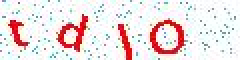
#> input picture python/人工智能进展教务系统验证码CNN识别模型/爬取验证码/captcha_images/0.jpg, 120 x 30 px (shown 2 times larger); its folder holds only this picture in this run
$ python JpgCrop.py
#> lines starting #> are read from the running program, lines starting #| are printed output that depends on the picture; after the words box and inside, x2 and y2 are one past the last pixel; in counts of white or black regions, pixels touching at a corner belong together
### python/人工智能进展教务系统验证码CNN识别模型/训练/JpgPretreat.py
#预处理教务系统验证码原始图片的库
#原图片->灰度化->二值化和降噪->字符切割并归一化
#import sys
from PIL import Image, ImageDraw
import queue
# [4 lines of commented-out code are left out]
import cv2
#import pandas as pd

a=[0,1,2,3]
t2val = {}
def cfs(img):#img此时已经经过去噪，二值化
    """传入二值化后的图片进行连通域分割"""
    pixdata = img.load()#方法load()返回一个用于读取和修改像素的像素访问对象,这个访问对象像一个二维队列
    w,h = img.size
    visited = set() #创建一个集合
    q = queue.Queue() #单向队列，先进先出
    offset = [(-1,-1),(0,-1),(1,-1),(-1,0),(1,0),(-1,1),(0,1),(1,1)]
    x_cuts = []
    y_cuts = []
    for x in range(w):
        for y in range(h):
            x_axis = []
            y_axis = []
            if pixdata[x,y] == 0 and (x,y) not in visited:
                q.put((x,y))#如果(x,y)处像素值为0且其没有被访问过(即不在集合visited中)
                visited.add((x,y))#则将其放入队列q，并且设置为访问过
            while not q.empty():#当队列不空的时候
                x_p,y_p = q.get()#取出最先进入的一个
                for x_offset,y_offset in offset:
                    x_c,y_c = x_p+x_offset,y_p+y_offset
                    if (x_c,y_c) in visited:
                        continue
                    visited.add((x_c,y_c))
                    try:
                        if pixdata[x_c,y_c] == 0:
                            q.put((x_c,y_c))
                            x_axis.append(x_c)
                            y_axis.append(y_c)
                            #y_axis.append(y_c)
                    except:
                        pass
            if x_axis:
                min_x,max_x = min(x_axis),max(x_axis)
                min_y,max_y = min(y_axis),max(y_axis)
                if max_x - min_x >  3:
                    # 宽度小于3的认为是噪点，根据需要修改
                    x_cuts.append((min_x,max_x + 1))
                    y_cuts.append((min_y,max_y + 1))
    return x_cuts,y_cuts


def clearNoise(image, N, Z):
    for i in range(0, Z):
        t2val[(0, 0)] = 1
        t2val[(image.size[0] - 1, image.size[1] - 1)] = 1

        for x in range(1, image.size[0] - 1):
            for y in range(1, image.size[1] - 1):
                nearDots = 0
                L = t2val[(x, y)]
                if L == t2val[(x - 1, y - 1)]:
                    nearDots += 1
                if L == t2val[(x - 1, y)]:
                    nearDots += 1
                if L == t2val[(x - 1, y + 1)]:
                    nearDots += 1
                if L == t2val[(x, y - 1)]:
                    nearDots += 1
                if L == t2val[(x, y + 1)]:
                    nearDots += 1
                if L == t2val[(x + 1, y - 1)]:
                    nearDots += 1
                if L == t2val[(x + 1, y)]:
                    nearDots += 1
                if L == t2val[(x + 1, y + 1)]:
                    nearDots += 1

                if nearDots < N:
                    t2val[(x, y)] = 1#若邻域内与其相等的像素个数很少，则认为是空白点


def saveSmall(SaveDir,file, img, x_cuts,y_cuts):#将分割后的图片保存
    w, h = img.size
    #pixdata = img.load()
    file = file.split('.')[0]#取文件名而忽视后缀
    #print(file)
    for j, item in enumerate(x_cuts): #j为列表索引，item为j对应的值
        if j<4:
            box = (item[0], 0, item[1], 30)#(left, upper, right, lower)，本图片中字母高度不变
            a[j]=img.crop(box)
            # crop() : 从图像中提取出某个矩形大小的图像。它接收一个四元素的元组作为参数，各元素为（left, upper, right, lower），坐标系统的原点（0, 0）是左上角。
            a[j].save('./'+SaveDir+'/'+file+'_'+str(j)+'.png')
            #print(box)
            #img.crop(box).save(outDir+file[j]+'/' + str(i)+'-'+str(j) + ".png")

def twoValue(image, G):#一般比clear_noise先运行
    for y in range(0, image.size[1]):
        for x in range(0, image.size[0]):
            g = image.getpixel((x, y))
            if g > G:
                t2val[(x, y)] = 1
            else:
                t2val[(x, y)] = 0#小于阈值则视作黑色点


def saveImage(size):
    image = Image.new("1", size) #创建一个模式为“1”，尺寸为size的新图像
    draw = ImageDraw.Draw(image)#创建一个可以在给定图像image上绘图的对象draw，在draw上操作，image会被修改

    for x in range(0, size[0]):
        for y in range(0, size[1]):
            draw.point((x, y), t2val[(x, y)])

    return image

# rename and convert to 30*30 size
# [37 lines left out: functions convert, Read_Data, img2list, not called in this run]

### python/人工智能进展教务系统验证码CNN识别模型/训练/JpgCrop.py
#预处理教务系统验证码原始图片，得到分割后的结果
import os
from PIL import Image
from JpgPretreat import twoValue,clearNoise,saveImage,cfs,saveSmall

CAPTCHA_IMAGE_FOLDER = "../爬取验证码/captcha_images"
extracted_letter_images="split_images"

for file in os.listdir(CAPTCHA_IMAGE_FOLDER):
    print(file)
    #image = Image.open('./jpg/3.jpg').convert("L")
    image = Image.open('./'+CAPTCHA_IMAGE_FOLDER+'/'+file).convert("L")#PIL库中Image类的将RGB图像转换为灰度图像的方法
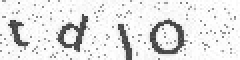
#> image: PIL image 120x30 L (shown 2 times larger); min 48, max 255, mean 227.4
    twoValue(image, 100)#设置阈值100，并二值化
#> after the loop in twoValue, `for y in range(0, image.size[1]):`: t2val = 3600 items
    clearNoise(image, 1, 1)#去除噪声
    image=saveImage(image.size)#将原图片用已经去噪和二值化的图片覆盖
#> in saveImage, `image = Image.new("1", size)`: image: PIL image 120x30 1; every value is 0
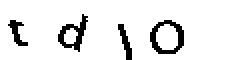
#> image: PIL image 120x30 1 (shown 2 times larger); 90.8% white; black in thin lines or dots, all inside (x1, y1, x2, y2) = (4, 7, 92, 30)
    x,y=cfs(image)#二值化图像分割
#> x = [(5, 14), (29, 44), (59, 66), (75, 92)]; y = [(10, 23), (7, 26), (12, 30), (10, 27)]
    saveSmall(extracted_letter_images, file, image, x,y)#保存分割后的图片
#> the loop in saveSmall, `for j, item in enumerate(x_cuts):` made 4 passes
#> (item, box) on passes 1 to 4: ((5, 14), (5, 0, 14, 30)), ((29, 44), (29, 0, 44, 30)), ((59, 66), (59, 0, 66, 30)), ((75, 92), (75, 0, 92, 30))
#> after the loop in saveSmall, `for j, item in enumerate(x_cuts):`: a = 4 items

print('end')

$ run again, on python/人工智能进展教务系统验证码CNN识别模型/爬取验证码/captcha_images/12.jpg
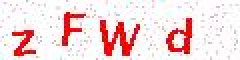
#> input picture python/人工智能进展教务系统验证码CNN识别模型/爬取验证码/captcha_images/12.jpg, 120 x 30 px (shown 2 times larger)
#> `image = Image.open('./'+CAPTCHA_IMAGE_FOLDER+'/'+file).convert("L")#PI..`:
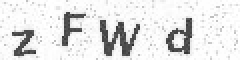
#> image: PIL image 120x30 L (shown 2 times larger); min 45, max 255, mean 226.3
#> after the loop in twoValue, `for y in range(0, image.size[1]):`: t2val = 3600 items
#> `image=saveImage(image.size)#将原图片用已经去噪和二值化的图片覆盖`:
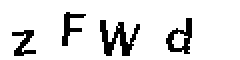
#> image: PIL image 120x30 1 (shown 2 times larger); 88.4% white; 4 black regions, box (x1, y1, x2, y2) and area: (50, 10, 70, 28) 163, (83, 9, 96, 27) 103, (31, 6, 43, 23) 77, (6, 15, 18, 28) 75
#> x = [(6, 18), (31, 43), (50, 70), (83, 96)]; y = [(15, 28), (6, 23), (10, 28), (9, 27)]
#> the loop in saveSmall, `for j, item in enumerate(x_cuts):` made 4 passes
#> (item, box) on passes 1 to 4: ((6, 18), (6, 0, 18, 30)), ((31, 43), (31, 0, 43, 30)), ((50, 70), (50, 0, 70, 30)), ((83, 96), (83, 0, 96, 30))
#> after the loop in saveSmall, `for j, item in enumerate(x_cuts):`: a = 4 items

$ run again, on python/人工智能进展教务系统验证码CNN识别模型/爬取验证码/captcha_images/13.jpg
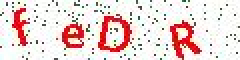
#> input picture python/人工智能进展教务系统验证码CNN识别模型/爬取验证码/captcha_images/13.jpg, 120 x 30 px (shown 2 times larger)
#> `image = Image.open('./'+CAPTCHA_IMAGE_FOLDER+'/'+file).convert("L")#PI..`:
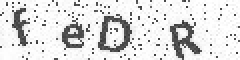
#> image: PIL image 120x30 L (shown 2 times larger); min 48, max 255, mean 220.7
#> after the loop in twoValue, `for y in range(0, image.size[1]):`: t2val = 3600 items
#> `image=saveImage(image.size)#将原图片用已经去噪和二值化的图片覆盖`:
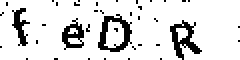
#> image: PIL image 120x30 1 (shown 2 times larger); 86.4% white; black in thin lines or dots
#> x = [(6, 15), (31, 42), (49, 66), (85, 101), (85, 101)]; y = [(4, 23), (9, 25), (7, 26), (10, 30), (-20, 1)]
#> the loop in saveSmall, `for j, item in enumerate(x_cuts):` made 5 passes
#> (item, box) on passes 1 to 4: ((6, 15), (6, 0, 15, 30)), ((31, 42), (31, 0, 42, 30)), ((49, 66), (49, 0, 66, 30)), ((85, 101), (85, 0, 101, 30))
#> after the loop in saveSmall, `for j, item in enumerate(x_cuts):`: a = 4 items

$ run again, on python/人工智能进展教务系统验证码CNN识别模型/爬取验证码/captcha_images/14.jpg
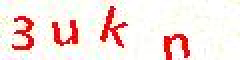
#> input picture python/人工智能进展教务系统验证码CNN识别模型/爬取验证码/captcha_images/14.jpg, 120 x 30 px (shown 2 times larger)
#> `image = Image.open('./'+CAPTCHA_IMAGE_FOLDER+'/'+file).convert("L")#PI..`:
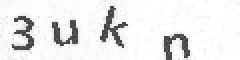
#> image: PIL image 120x30 L (shown 2 times larger); min 50, max 255, mean 233.5
#> after the loop in twoValue, `for y in range(0, image.size[1]):`: t2val = 3600 items
#> `image=saveImage(image.size)#将原图片用已经去噪和二值化的图片覆盖`:
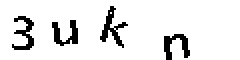
#> image: PIL image 120x30 1 (shown 2 times larger); 90.6% white; black in thin lines or dots, all inside (x1, y1, x2, y2) = (6, 3, 95, 30)
#> x = [(6, 17), (26, 39), (50, 64), (82, 95)]; y = [(8, 25), (10, 23), (3, 24), (17, 30)]
#> the loop in saveSmall, `for j, item in enumerate(x_cuts):` made 4 passes
#> (item, box) on passes 1 to 4: ((6, 17), (6, 0, 17, 30)), ((26, 39), (26, 0, 39, 30)), ((50, 64), (50, 0, 64, 30)), ((82, 95), (82, 0, 95, 30))
#> after the loop in saveSmall, `for j, item in enumerate(x_cuts):`: a = 4 items

$ run again, on python/人工智能进展教务系统验证码CNN识别模型/爬取验证码/captcha_images/1.jpg
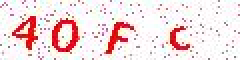
#> input picture python/人工智能进展教务系统验证码CNN识别模型/爬取验证码/captcha_images/1.jpg, 120 x 30 px (shown 2 times larger)
#> `image = Image.open('./'+CAPTCHA_IMAGE_FOLDER+'/'+file).convert("L")#PI..`:
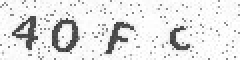
#> image: PIL image 120x30 L (shown 2 times larger); min 46, max 255, mean 227.6
#> after the loop in twoValue, `for y in range(0, image.size[1]):`: t2val = 3600 items
#> `image=saveImage(image.size)#将原图片用已经去噪和二值化的图片覆盖`:
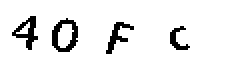
#> image: PIL image 120x30 1 (shown 2 times larger); 91.1% white; black in thin lines or dots, all inside (x1, y1, x2, y2) = (6, 8, 95, 27)
#> x = [(6, 19), (26, 39), (53, 67), (85, 95)]; y = [(8, 25), (9, 26), (11, 27), (13, 25)]
#> the loop in saveSmall, `for j, item in enumerate(x_cuts):` made 4 passes
#> (item, box) on passes 1 to 4: ((6, 19), (6, 0, 19, 30)), ((26, 39), (26, 0, 39, 30)), ((53, 67), (53, 0, 67, 30)), ((85, 95), (85, 0, 95, 30))
#> after the loop in saveSmall, `for j, item in enumerate(x_cuts):`: a = 4 items
